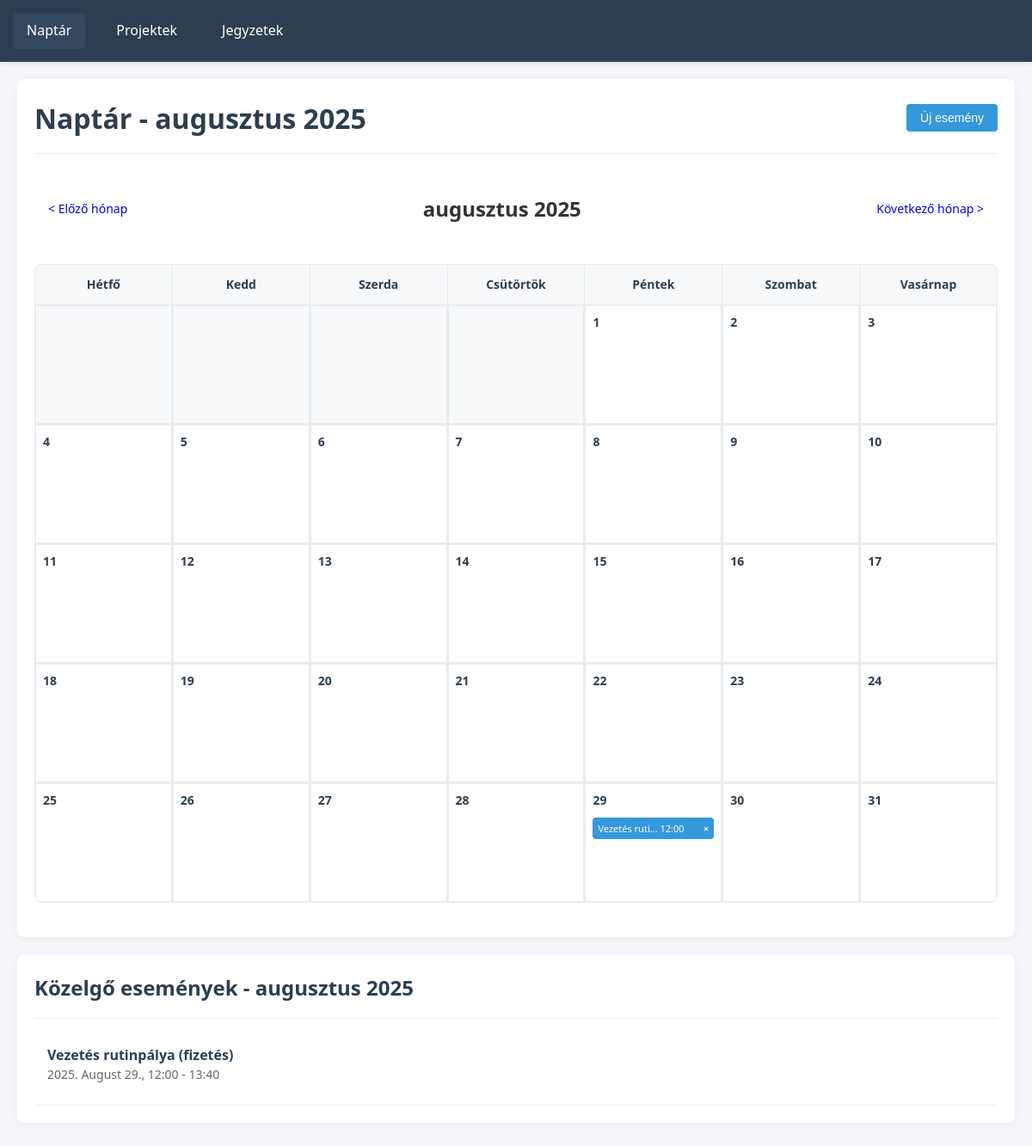
The page /?page=calendar&year=2025&month=8 on the database its author committed.
### tables this page shows
CREATE TABLE `calendar_events` (
  `id` int(11) NOT NULL,
  `user_id` int(11) NOT NULL,
  `title` varchar(255) NOT NULL,
  `description` text DEFAULT NULL,
  `start_datetime` datetime NOT NULL,
  `end_datetime` datetime DEFAULT NULL,
  `is_all_day` tinyint(1) DEFAULT 0,
  `color` varchar(7) DEFAULT '#3B82F6',
  `deleted_at` timestamp NULL DEFAULT NULL,
  `created_at` timestamp NOT NULL DEFAULT current_timestamp(),
  `updated_at` timestamp NOT NULL DEFAULT current_timestamp() ON UPDATE current_timestamp()
);

### controllers/BaseController.php (called while the page is built, shortened)
<?php
require_once 'Database.php';
class BaseController {
    public function __construct() {
        $database = new Database();
        $this->db = $database->connect();
    }
    protected function render($view, $data = []) {
        extract($data);
        require __DIR__ . '/../views/' . $view . '.php';
        require __DIR__ . '/../views/layouts/layout.php';
    }
}

### controllers/CalendarController.php (called while the page is built, shortened)
<?php
require_once 'BaseController.php';
class CalendarController extends BaseController {
    public function index() {
        $year = isset($_GET['year']) ? (int)$_GET['year'] : date('Y');
        $month = isset($_GET['month']) ? (int)$_GET['month'] : date('n');
        $events = $this->getCalendarEvents($year, $month);
        $calendarData = $this->generateCalendarData($year, $month);
        return $this->render('calendar/index', [
            'title' => 'Naptár',
            'events' => $events,
            'calendar' => $calendarData,
            'currentYear' => $year,
            'currentMonth' => $month
        ]);
    }
    private function getCalendarEvents($year, $month) {
        $firstDay = date('Y-m-01', strtotime("$year-$month-01"));
        $lastDay = date('Y-m-t', strtotime("$year-$month-01"));
        $query = "SELECT * FROM calendar_events
                 WHERE user_id = 1
                 AND deleted_at IS NULL
                 AND start_datetime BETWEEN :firstDay AND :lastDay
                 ORDER BY start_datetime";
        $stmt = $this->db->prepare($query);
        $stmt->execute(['firstDay' => $firstDay . ' 00:00:00', 'lastDay' => $lastDay . ' 23:59:59']);
        return $stmt->fetchAll(PDO::FETCH_ASSOC);
    }
    private function generateCalendarData($year, $month) {
        $firstDay = mktime(0, 0, 0, $month, 1, $year);
        $daysInMonth = date('t', $firstDay);
        $firstDayOfWeek = date('w', $firstDay);
        $firstDayOfWeek = $firstDayOfWeek == 0 ? 6 : $firstDayOfWeek - 1;
        $weeks = [];
        $currentDay = 1;
        for ($i = 0; $i < 6; $i++) {
            $week = [];
            for ($j = 0; $j < 7; $j++) {
                if (($i === 0 && $j < $firstDayOfWeek) || $currentDay > $daysInMonth) {
                    $week[] = null;
                } else {
                    $week[] = $currentDay;
                    $currentDay++;
                }
            }
            $weeks[] = $week;
            if ($currentDay > $daysInMonth) {
                break;
            }
        }
        return [
            'weeks' => $weeks,
            'monthName' => $this->getHungarianMonthName($month),
            'year' => $year,
            'month' => $month,
            'prev' => $this->getPrevMonth($year, $month),
            'next' => $this->getNextMonth($year, $month)
        ];
    }
    private function getHungarianMonthName($month) {
        $months = [
            1 => 'január', 2 => 'február', 3 => 'március', 4 => 'április',
            5 => 'május', 6 => 'június', 7 => 'július', 8 => 'augusztus',
            9 => 'szeptember', 10 => 'október', 11 => 'november', 12 => 'december'
        ];
        return $months[$month] ?? 'ismeretlen';
    }
    private function getPrevMonth($year, $month) {
        return ['year' => $year, 'month' => $month - 1];
    }
    private function getNextMonth($year, $month) {
        return ['year' => $year, 'month' => $month + 1];
    }
}

### controllers/Database.php (called while the page is built, shortened)
<?php
class Database {
    private $host = 'localhost';
    private $db_name = 'webapp_calendar';
    private $username = 'root';
    private $password = '';
    public function connect() {
        $this->conn = null;
        try {
            $this->conn = new PDO(
                'mysql:host=' . $this->host . ';dbname=' . $this->db_name . ';charset=utf8mb4',
                $this->username,
                $this->password,
                [
                    PDO::ATTR_ERRMODE => PDO::ERRMODE_EXCEPTION,
                    PDO::ATTR_DEFAULT_FETCH_MODE => PDO::FETCH_ASSOC
                ]
            );
            $this->conn->exec("SET NAMES utf8mb4");
        } catch(PDOException $e) {
            echo "Connection Error: " . $e->getMessage();
        }
        return $this->conn;
    }
}

### views/calendar/index.php (the view, shortened to what this page needs)
<div class="card">
    <div class="card-header">
        <h1>Naptár - <?= $calendar['monthName'] ?> <?= $calendar['year'] ?></h1>
        <button class="btn btn-primary" onclick="openEventModal()">Új esemény</button>
    </div>
    <div class="calendar-container">
        <div class="calendar-header">
            <a href="?page=calendar&year=<?= $calendar['prev']['year'] ?>&month=<?= $calendar['prev']['month'] ?>" class="btn">&lt; Előző hónap</a>
            <h2><?= $calendar['monthName'] ?> <?= $calendar['year'] ?></h2>
            <a href="?page=calendar&year=<?= $calendar['next']['year'] ?>&month=<?= $calendar['next']['month'] ?>" class="btn">Következő hónap &gt;</a>
        </div>
        <div class="calendar-grid">
            <div class="weekday">Hétfő</div>
            <div class="weekday">Kedd</div>
            <div class="weekday">Szerda</div>
            <div class="weekday">Csütörtök</div>
            <div class="weekday">Péntek</div>
            <div class="weekday">Szombat</div>
            <div class="weekday">Vasárnap</div>
            <?php foreach ($calendar['weeks'] as $week): ?>
                <?php foreach ($week as $day): ?>
                    <div class="calendar-day<?= $day === null ? ' empty' : '' ?>"
                         <?php if ($day !== null): ?>onclick="openEventModalForDay(<?= $day ?>)"<?php endif; ?>>
                        <?php if ($day !== null): ?>
                            <div class="day-number"><?= $day ?></div>
                            <?php
                            $currentDate = sprintf('%04d-%02d-%02d', $calendar['year'], $calendar['month'], $day);
                            $dayEvents = [];
                            foreach ($events as $event):
                                $eventDate = date('Y-m-d', strtotime($event['start_datetime']));
                                if ($eventDate === $currentDate):
                                    $dayEvents[] = $event;
                                endif;
                            endforeach;
                            $displayEvents = array_slice($dayEvents, 0, 2);
                            ?>
                            <?php foreach ($displayEvents as $event): ?>
                                <div class="event" style="background-color: <?= $event['color'] ?? '#3498db' ?>;"
                                     title="<?= htmlspecialchars($event['title']) ?> (<?= date('H:i', strtotime($event['start_datetime'])) ?>)">
                                    <?= htmlspecialchars(mb_substr($event['title'], 0, 12)) ?><?= mb_strlen($event['title']) > 12 ? '...' : '' ?>
                                    <?= date('H:i', strtotime($event['start_datetime'])) ?>
                                    <span class="event-delete" onclick="deleteEvent(<?= $event['id'] ?>, event)">
                                        &times;
                                    </span>
                                </div>
                            <?php endforeach; ?>
                        <?php endif; ?>
                    </div>
                <?php endforeach; ?>
            <?php endforeach; ?>
        </div>
    </div>
</div>
<div class="card">
    <div class="card-header">
        <h2>Közelgő események - <?= $calendar['monthName'] ?> <?= $calendar['year'] ?></h2>
    </div>
    <ul class="note-list">
        <?php if (empty($events)): ?>
            <li class="note-item">
                <div class="note-excerpt">Nincsenek események ebben a hónapban.</div>
            </li>
        <?php else: ?>
            <?php foreach ($events as $event): ?>
                <li class="note-item">
                    <div class="note-title"><?= htmlspecialchars($event['title']) ?></div>
                    <div class="note-excerpt">
                        <?= date('Y. F j., H:i', strtotime($event['start_datetime'])) ?>
                        <?= $event['end_datetime'] ? ' - ' . date('H:i', strtotime($event['end_datetime'])) : '' ?>
                    </div>
                </li>
            <?php endforeach; ?>
        <?php endif; ?>
    </ul>
</div>

### assets/css/style.css (style rules this page uses)
body { font-family: 'Segoe UI', Tahoma, Geneva, Verdana, sans-serif; margin: 0; padding: 0; background-color: #f5f7fa; color: #333; line-height: 1.6; }
.card { background: white; border-radius: 8px; box-shadow: 0 2px 10px rgba(0,0,0,0.05); padding: 20px; margin-bottom: 20px; }
.card-header { border-bottom: 1px solid #eee; padding-bottom: 15px; margin-bottom: 15px; display: flex; justify-content: space-between; align-items: center; }
.card-header h1, .card-header h2 { margin: 0; color: #2c3e50; }
.calendar-container { width: 100%; overflow-x: auto; margin-bottom: 20px; }
.calendar-header { display: flex; justify-content: space-between; align-items: center; margin-bottom: 15px; padding: 10px 0; }
.calendar-grid { display: grid; grid-template-columns: repeat(7, 1fr); gap: 1px; background-color: #e9ecef; border: 1px solid #e9ecef; border-radius: 8px; overflow: hidden; }
.weekday { text-align: center; font-weight: bold; padding: 12px 8px; background-color: #f8f9fa; color: #2c3e50; font-size: 14px; }
.calendar-day { min-height: 120px; background-color: white; padding: 8px; position: relative; border: 1px solid #e9ecef; }
.calendar-day.empty { background-color: #f8f9fa; }
.day-number { font-weight: bold; margin-bottom: 8px; color: #2c3e50; font-size: 14px; }
.event { font-size: 11px; padding: 4px 6px; border-radius: 4px; margin-bottom: 4px; cursor: pointer; white-space: nowrap; overflow: hidden; text-overflow: ellipsis; background-color: #3498db; color: white; }
.collection-list, .note-list { list-style: none; padding: 0; margin: 0; }
.collection-item, .note-item { padding: 15px; border-bottom: 1px solid #eee; transition: background-color 0.3s; }
.note-title { font-weight: bold; margin-bottom: 5px; color: #2c3e50; }
.note-excerpt { color: #666; font-size: 14px; margin-bottom: 8px; }
.btn { padding: 8px 16px; border: none; border-radius: 4px; cursor: pointer; font-size: 14px; transition: background-color 0.3s; text-decoration: none; display: inline-block; text-align: center; }
.btn-primary { background-color: #3498db; color: white; }
.event-delete { float: right; cursor: pointer; font-weight: bold; margin-left: 5px; }
.note-item { cursor: pointer; transition: background-color 0.3s ease; }
.note-title { margin: 0; color: #2c3e50; font-size: 16px; }
.note-excerpt { color: #666; margin-bottom: 10px; line-height: 1.4; }

### rows shown on the page
calendar_events: title "Vezetés ruti", start_datetime "12:00", title "Vezetés rutinpálya (fizetés)", start_datetime "2025. August 29., 12:00", end_datetime "13:40"

### other values the page prints
$calendar['monthName'] "augusztus"
$calendar['year'] "2025"
$day "1"
$day "2"
$day "3"
$day "4"
$day "5"
$day "6"
$day "7"
$day "8"
$day "9"
$day "10"
$day "11"
$day "12"
$day "13"
